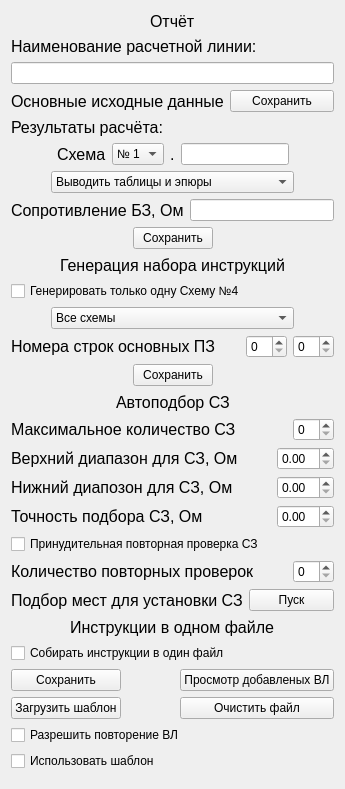
             <widget class="QWidget" name="scrollAreaWidgetContents_3">
              <property name="geometry">
               <rect>
                <x>0</x>
                <y>0</y>
                <width>345</width>
                <height>789</height>
               </rect>
              </property>
              <layout class="QVBoxLayout" name="verticalLayout_8">
               <item>
                <layout class="QVBoxLayout" name="verticalLayout_3">
                 <item>
                  <layout class="QHBoxLayout" name="horizontalLayout_10">
                   <item>
                    <spacer name="horizontalSpacer_31">
                     <property name="orientation">
                      <enum>Qt::Horizontal</enum>
                     </property>
                     <property name="sizeHint" stdset="0">
                      <size>
                       <width>40</width>
                       <height>20</height>
                      </size>
                     </property>
                    </spacer>
                   </item>
                   <item>
                    <widget class="QLabel" name="label_9">
                     <property name="font">
                      <font>
                       <pointsize>12</pointsize>
                      </font>
                     </property>
                     <property name="text">
                      <string>Отчёт</string>
                     </property>
                    </widget>
                   </item>
                   <item>
                    <spacer name="horizontalSpacer_30">
                     <property name="orientation">
                      <enum>Qt::Horizontal</enum>
                     </property>
                     <property name="sizeHint" stdset="0">
                      <size>
                       <width>40</width>
                       <height>20</height>
                      </size>
                     </property>
                    </spacer>
                   </item>
                  </layout>
                 </item>
                 <item>
                  <widget class="QLabel" name="label">
                   <property name="font">
                    <font>
                     <pointsize>12</pointsize>
                    </font>
                   </property>
                   <property name="text">
                    <string>Наименование расчетной линии:</string>
                   </property>
                  </widget>
                 </item>
                 <item>
                  <widget class="QLineEdit" name="name_vl"/>
                 </item>
                 <item>
                  <layout class="QHBoxLayout" name="horizontalLayout_9">
                   <item>
                    <widget class="QLabel" name="label_2">
                     <property name="font">
                      <font>
                       <pointsize>12</pointsize>
                      </font>
                     </property>
                     <property name="text">
                      <string>Основные исходные данные</string>
                     </property>
                    </widget>
                   </item>
                   <item>
                    <widget class="QPushButton" name="btn_Oid">
                     <property name="text">
                      <string>Сохранить</string>
                     </property>
                    </widget>
                   </item>
                  </layout>
                 </item>
                 <item>
                  <widget class="QLabel" name="label_10">
                   <property name="font">
                    <font>
                     <pointsize>12</pointsize>
                    </font>
                   </property>
                   <property name="text">
                    <string>Результаты расчёта:</string>
                   </property>
                  </widget>
                 </item>
                 <item>
                  <layout class="QHBoxLayout" name="horizontalLayout_8" stretch="1,0,0,0,0,1">
                   <item>
                    <spacer name="horizontalSpacer_29">
                     <property name="orientation">
                      <enum>Qt::Horizontal</enum>
                     </property>
                     <property name="sizeHint" stdset="0">
                      <size>
                       <width>40</width>
                       <height>20</height>
                      </size>
                     </property>
                    </spacer>
                   </item>
                   <item>
                    <widget class="QLabel" name="label_3">
                     <property name="font">
                      <font>
                       <pointsize>12</pointsize>
                      </font>
                     </property>
                     <property name="text">
                      <string>Схема</string>
                     </property>
                    </widget>
                   </item>
                   <item>
                    <widget class="QComboBox" name="N_sxem">
                     <item>
                      <property name="text">
                       <string>№ 1</string>
                      </property>
                     </item>
                     <item>
                      <property name="text">
                       <string>№ 2</string>
                      </property>
                     </item>
                     <item>
                      <property name="text">
                       <string>№ 3</string>
                      </property>
                     </item>
                     <item>
                      <property name="text">
                       <string>№ 4</string>
                      </property>
                     </item>
                    </widget>
                   </item>
                   <item>
                    <widget class="QLabel" name="label_8">
                     <property name="font">
                      <font>
                       <pointsize>12</pointsize>
                      </font>
                     </property>
                     <property name="text">
                      <string>.</string>
                     </property>
                    </widget>
                   </item>
                   <item>
                    <widget class="QLineEdit" name="S_one_var"/>
                   </item>
                   <item>
                    <spacer name="horizontalSpacer_22">
                     <property name="orientation">
                      <enum>Qt::Horizontal</enum>
                     </property>
                     <property name="sizeHint" stdset="0">
                      <size>
                       <width>40</width>
                       <height>20</height>
                      </size>
                     </property>
                    </spacer>
                   </item>
                  </layout>
                 </item>
                 <item>
                  <layout class="QHBoxLayout" name="horizontalLayout_32" stretch="0,1,0">
                   <item>
                    <spacer name="horizontalSpacer_48">
                     <property name="orientation">
                      <enum>Qt::Horizontal</enum>
                     </property>
                     <property name="sizeHint" stdset="0">
                      <size>
                       <width>40</width>
                       <height>20</height>
                      </size>
                     </property>
                    </spacer>
                   </item>
                   <item>
                    <widget class="QComboBox" name="tablepo">
                     <item>
                      <property name="text">
                       <string>Выводить таблицы и эпюры</string>
                      </property>
                     </item>
                     <item>
                      <property name="text">
                       <string>Выводить таблицы</string>
                      </property>
                     </item>
                     <item>
                      <property name="text">
                       <string>Выводить эпюры</string>
                      </property>
                     </item>
                    </widget>
                   </item>
                   <item>
                    <spacer name="horizontalSpacer_47">
                     <property name="orientation">
                      <enum>Qt::Horizontal</enum>
                     </property>
                     <property name="sizeHint" stdset="0">
                      <size>
                       <width>40</width>
                       <height>20</height>
                      </size>
                     </property>
                    </spacer>
                   </item>
                  </layout>
                 </item>
                 <item>
                  <layout class="QHBoxLayout" name="horizontalLayout_12">
                   <item>
                    <widget class="QLabel" name="label_7">
                     <property name="font">
                      <font>
                       <pointsize>12</pointsize>
                      </font>
                     </property>
                     <property name="text">
                      <string>Сопротивление БЗ, Ом</string>
                     </property>
                    </widget>
                   </item>
                   <item>
                    <widget class="QLineEdit" name="zy_om"/>
                   </item>
                  </layout>
                 </item>
                 <item>
                  <layout class="QHBoxLayout" name="horizontalLayout_11">
                   <item>
                    <spacer name="horizontalSpacer_19">
                     <property name="orientation">
                      <enum>Qt::Horizontal</enum>
                     </property>
                     <property name="sizeHint" stdset="0">
                      <size>
                       <width>40</width>
                       <height>20</height>
                      </size>
                     </property>
                    </spacer>
                   </item>
                   <item>
                    <widget class="QPushButton" name="btn_S_one">
                     <property name="text">
                      <string>Сохранить</string>
                     </property>
                    </widget>
                   </item>
                   <item>
                    <spacer name="horizontalSpacer_18">
                     <property name="orientation">
                      <enum>Qt::Horizontal</enum>
                     </property>
                     <property name="sizeHint" stdset="0">
                      <size>
                       <width>40</width>
                       <height>20</height>
                      </size>
                     </property>
                    </spacer>
                   </item>
                  </layout>
                 </item>
                 <item>
                  <layout class="QHBoxLayout" name="horizontalLayout_20">
                   <item>
                    <spacer name="horizontalSpacer_20">
                     <property name="orientation">
                      <enum>Qt::Horizontal</enum>
                     </property>
                     <property name="sizeHint" stdset="0">
                      <size>
                       <width>40</width>
                       <height>20</height>
                      </size>
                     </property>
                    </spacer>
                   </item>
                   <item>
                    <widget class="QLabel" name="label_15">
                     <property name="font">
                      <font>
                       <pointsize>12</pointsize>
                      </font>
                     </property>
                     <property name="text">
                      <string>Генерация набора инструкций</string>
                     </property>
                    </widget>
                   </item>
                   <item>
                    <spacer name="horizontalSpacer_17">
                     <property name="orientation">
                      <enum>Qt::Horizontal</enum>
                     </property>
                     <property name="sizeHint" stdset="0">
                      <size>
                       <width>40</width>
                       <height>20</height>
                      </size>
                     </property>
                    </spacer>
                   </item>
                  </layout>
                 </item>
                 <item>
                  <widget class="QCheckBox" name="Ch_one_sch4">
                   <property name="text">
                    <string>Генерировать только одну Схему №4</string>
                   </property>
                  </widget>
                 </item>
                 <item>
                  <layout class="QHBoxLayout" name="horizontalLayout_22" stretch="0,1,0">
                   <item>
                    <spacer name="horizontalSpacer_36">
                     <property name="orientation">
                      <enum>Qt::Horizontal</enum>
                     </property>
                     <property name="sizeHint" stdset="0">
                      <size>
                       <width>40</width>
                       <height>20</height>
                      </size>
                     </property>
                    </spacer>
                   </item>
                   <item>
                    <widget class="QComboBox" name="Sch_val">
                     <item>
                      <property name="text">
                       <string>Все схемы</string>
                      </property>
                     </item>
                     <item>
                      <property name="text">
                       <string>Схема №1</string>
                      </property>
                     </item>
                     <item>
                      <property name="text">
                       <string>Схема №2</string>
                      </property>
                     </item>
                     <item>
                      <property name="text">
                       <string>Схема №4</string>
                      </property>
                     </item>
                     <item>
                      <property name="text">
                       <string>Схема №1,2</string>
                      </property>
                     </item>
                     <item>
                      <property name="text">
                       <string>Схема №1,4</string>
                      </property>
                     </item>
                     <item>
                      <property name="text">
                       <string>Схема №2,4</string>
                      </property>
                     </item>
                    </widget>
                   </item>
                   <item>
                    <spacer name="horizontalSpacer_35">
                     <property name="orientation">
                      <enum>Qt::Horizontal</enum>
                     </property>
                     <property name="sizeHint" stdset="0">
                      <size>
                       <width>40</width>
                       <height>20</height>
                      </size>
                     </property>
                    </spacer>
                   </item>
                  </layout>
                 </item>
                 <item>
                  <layout class="QHBoxLayout" name="horizontalLayout_19" stretch="1,0,0">
                   <item>
                    <widget class="QLabel" name="label_16">
                     <property name="font">
                      <font>
                       <pointsize>12</pointsize>
                      </font>
                     </property>
                     <property name="text">
                      <string>Номера строк основных ПЗ</string>
                     </property>
                    </widget>
                   </item>
                   <item>
                    <widget class="QSpinBox" name="ValPZ1"/>
                   </item>
                   <item>
                    <widget class="QSpinBox" name="ValPZ2"/>
                   </item>
                  </layout>
                 </item>
                 <item>
                  <layout class="QHBoxLayout" name="horizontalLayout_21">
                   <item>
                    <spacer name="horizontalSpacer_23">
                     <property name="orientation">
                      <enum>Qt::Horizontal</enum>
                     </property>
                     <property name="sizeHint" stdset="0">
                      <size>
                       <width>40</width>
                       <height>20</height>
                      </size>
                     </property>
                    </spacer>
                   </item>
                   <item>
                    <widget class="QPushButton" name="btn_all_sch">
                     <property name="text">
                      <string>Сохранить</string>
                     </property>
                    </widget>
                   </item>
                   <item>
                    <spacer name="horizontalSpacer_21">
                     <property name="orientation">
                      <enum>Qt::Horizontal</enum>
                     </property>
                     <property name="sizeHint" stdset="0">
                      <size>
                       <width>40</width>
                       <height>20</height>
                      </size>
                     </property>
                    </spacer>
                   </item>
                  </layout>
                 </item>
                 <item>
                  <layout class="QHBoxLayout" name="horizontalLayout_25">
                   <item>
                    <spacer name="horizontalSpacer_39">
                     <property name="orientation">
                      <enum>Qt::Horizontal</enum>
                     </property>
                     <property name="sizeHint" stdset="0">
                      <size>
                       <width>40</width>
                       <height>20</height>
                      </size>
                     </property>
                    </spacer>
                   </item>
                   <item>
                    <widget class="QLabel" name="label_19">
                     <property name="font">
                      <font>
                       <pointsize>12</pointsize>
                      </font>
                     </property>
                     <property name="text">
                      <string>Автоподбор СЗ</string>
                     </property>
                    </widget>
                   </item>
                   <item>
                    <spacer name="horizontalSpacer_38">
                     <property name="orientation">
                      <enum>Qt::Horizontal</enum>
                     </property>
                     <property name="sizeHint" stdset="0">
                      <size>
                       <width>40</width>
                       <height>20</height>
                      </size>
                     </property>
                    </spacer>
                   </item>
                  </layout>
                 </item>
                 <item>
                  <layout class="QHBoxLayout" name="horizontalLayout_24">
                   <item>
                    <widget class="QLabel" name="label_18">
                     <property name="font">
                      <font>
                       <pointsize>12</pointsize>
                      </font>
                     </property>
                     <property name="text">
                      <string>Максимальное количество СЗ</string>
                     </property>
                    </widget>
                   </item>
                   <item>
                    <spacer name="horizontalSpacer_37">
                     <property name="orientation">
                      <enum>Qt::Horizontal</enum>
                     </property>
                     <property name="sizeHint" stdset="0">
                      <size>
                       <width>40</width>
                       <height>20</height>
                      </size>
                     </property>
                    </spacer>
                   </item>
                   <item>
                    <widget class="QSpinBox" name="ValSZ"/>
                   </item>
                  </layout>
                 </item>
                 <item>
                  <layout class="QHBoxLayout" name="horizontalLayout_26">
                   <item>
                    <widget class="QLabel" name="label_20">
                     <property name="font">
                      <font>
                       <pointsize>12</pointsize>
                      </font>
                     </property>
                     <property name="text">
                      <string>Верхний диапазон для СЗ, Ом</string>
                     </property>
                    </widget>
                   </item>
                   <item>
                    <spacer name="horizontalSpacer_40">
                     <property name="orientation">
                      <enum>Qt::Horizontal</enum>
                     </property>
                     <property name="sizeHint" stdset="0">
                      <size>
                       <width>40</width>
                       <height>20</height>
                      </size>
                     </property>
                    </spacer>
                   </item>
                   <item>
                    <widget class="QDoubleSpinBox" name="ValMaxSZ"/>
                   </item>
                  </layout>
                 </item>
                 <item>
                  <layout class="QHBoxLayout" name="horizontalLayout_27">
                   <item>
                    <widget class="QLabel" name="label_21">
                     <property name="font">
                      <font>
                       <pointsize>12</pointsize>
                      </font>
                     </property>
                     <property name="text">
                      <string>Нижний диапозон для СЗ, Ом</string>
                     </property>
                    </widget>
                   </item>
                   <item>
                    <spacer name="horizontalSpacer_41">
                     <property name="orientation">
                      <enum>Qt::Horizontal</enum>
                     </property>
                     <property name="sizeHint" stdset="0">
                      <size>
                       <width>40</width>
                       <height>20</height>
                      </size>
                     </property>
                    </spacer>
                   </item>
                   <item>
                    <widget class="QDoubleSpinBox" name="ValMinSZ"/>
                   </item>
                  </layout>
                 </item>
                 <item>
                  <layout class="QHBoxLayout" name="horizontalLayout_28">
                   <item>
                    <widget class="QLabel" name="label_22">
                     <property name="font">
                      <font>
                       <pointsize>12</pointsize>
                      </font>
                     </property>
                     <property name="text">
                      <string>Точность подбора СЗ, Ом</string>
                     </property>
                    </widget>
                   </item>
                   <item>
                    <spacer name="horizontalSpacer_42">
                     <property name="orientation">
                      <enum>Qt::Horizontal</enum>
                     </property>
                     <property name="sizeHint" stdset="0">
                      <size>
                       <width>40</width>
                       <height>20</height>
                      </size>
                     </property>
                    </spacer>
                   </item>
                   <item>
                    <widget class="QDoubleSpinBox" name="ValEpsSZ"/>
                   </item>
                  </layout>
                 </item>
                 <item>
                  <widget class="QCheckBox" name="Ch_too_sz">
                   <property name="text">
                    <string>Принудительная повторная проверка СЗ</string>
                   </property>
                  </widget>
                 </item>
                 <item>
                  <layout class="QHBoxLayout" name="horizontalLayout_29">
                   <item>
                    <widget class="QLabel" name="label_23">
                     <property name="font">
                      <font>
                       <pointsize>12</pointsize>
                      </font>
                     </property>
                     <property name="text">
                      <string>Количество повторных проверок</string>
                     </property>
                    </widget>
                   </item>
                   <item>
                    <spacer name="horizontalSpacer_43">
                     <property name="orientation">
                      <enum>Qt::Horizontal</enum>
                     </property>
                     <property name="sizeHint" stdset="0">
                      <size>
                       <width>40</width>
                       <height>20</height>
                      </size>
                     </property>
                    </spacer>
                   </item>
                   <item>
                    <widget class="QSpinBox" name="ValTooSZ"/>
                   </item>
                  </layout>
                 </item>
                 <item>
                  <layout class="QHBoxLayout" name="horizontalLayout_23">
                   <item>
                    <widget class="QLabel" name="label_17">
                     <property name="font">
                      <font>
                       <pointsize>12</pointsize>
                      </font>
                     </property>
                     <property name="text">
                      <string>Подбор мест для установки СЗ</string>
                     </property>
                    </widget>
                   </item>
                   <item>
                    <widget class="QPushButton" name="btn_SZ_generate">
                     <property name="text">
                      <string>Пуск</string>
                     </property>
                    </widget>
                   </item>
                  </layout>
                 </item>
                 <item>
                  <layout class="QHBoxLayout" name="horizontalLayout_30">
                   <item>
                    <spacer name="horizontalSpacer_45">
                     <property name="orientation">
                      <enum>Qt::Horizontal</enum>
                     </property>
                     <property name="sizeHint" stdset="0">
                      <size>
                       <width>40</width>
                       <height>20</height>
                      </size>
                     </property>
                    </spacer>
                   </item>
                   <item>
                    <widget class="QLabel" name="label_24">
                     <property name="font">
                      <font>
                       <pointsize>12</pointsize>
                      </font>
                     </property>
                     <property name="text">
                      <string>Инструкции в одном файле</string>
                     </property>
                    </widget>
                   </item>
                   <item>
                    <spacer name="horizontalSpacer_44">
                     <property name="orientation">
                      <enum>Qt::Horizontal</enum>
                     </property>
                     <property name="sizeHint" stdset="0">
                      <size>
                       <width>40</width>
                       <height>20</height>
                      </size>
                     </property>
                    </spacer>
                   </item>
                  </layout>
                 </item>
                 <item>
                  <widget class="QCheckBox" name="Ch_one_file">
                   <property name="text">
                    <string>Собирать инструкции в один файл</string>
                   </property>
                  </widget>
                 </item>
                 <item>
                  <layout class="QHBoxLayout" name="horizontalLayout_31">
                   <item>
                    <layout class="QVBoxLayout" name="verticalLayout_9">
                     <item>
                      <widget class="QPushButton" name="btn_sof">
                       <property name="text">
                        <string>Сохранить</string>
                       </property>
                      </widget>
                     </item>
                     <item>
                      <widget class="QPushButton" name="btn_op_temp">
                       <property name="text">
                        <string>Загрузить шаблон</string>
                       </property>
                      </widget>
                     </item>
                    </layout>
                   </item>
                   <item>
                    <spacer name="horizontalSpacer_46">
                     <property name="orientation">
                      <enum>Qt::Horizontal</enum>
                     </property>
                     <property name="sizeHint" stdset="0">
                      <size>
                       <width>40</width>
                       <height>20</height>
                      </size>
                     </property>
                    </spacer>
                   </item>
                   <item>
                    <layout class="QVBoxLayout" name="verticalLayout_11">
                     <item>
                      <widget class="QPushButton" name="btn_ch_list">
                       <property name="text">
                        <string>Просмотр добавленых ВЛ</string>
                       </property>
                      </widget>
                     </item>
                     <item>
                      <widget class="QPushButton" name="btn_cl_onfile">
                       <property name="text">
                        <string>Очистить файл</string>
                       </property>
                      </widget>
                     </item>
                    </layout>
                   </item>
                  </layout>
                 </item>
                 <item>
                  <widget class="QCheckBox" name="Ch_dbl_vl">
                   <property name="text">
                    <string>Разрешить повторение ВЛ</string>
                   </property>
                  </widget>
                 </item>
                 <item>
                  <widget class="QCheckBox" name="Ch_use_templ">
                   <property name="text">
                    <string>Использовать шаблон</string>
                   </property>
                  </widget>
                 </item>
                 <item>
                  <spacer name="verticalSpacer_4">
                   <property name="orientation">
                    <enum>Qt::Vertical</enum>
                   </property>
                   <property name="sizeHint" stdset="0">
                    <size>
                     <width>20</width>
                     <height>40</height>
                    </size>
                   </property>
                  </spacer>
                 </item>
                </layout>
               </item>
              </layout>
             </widget>
